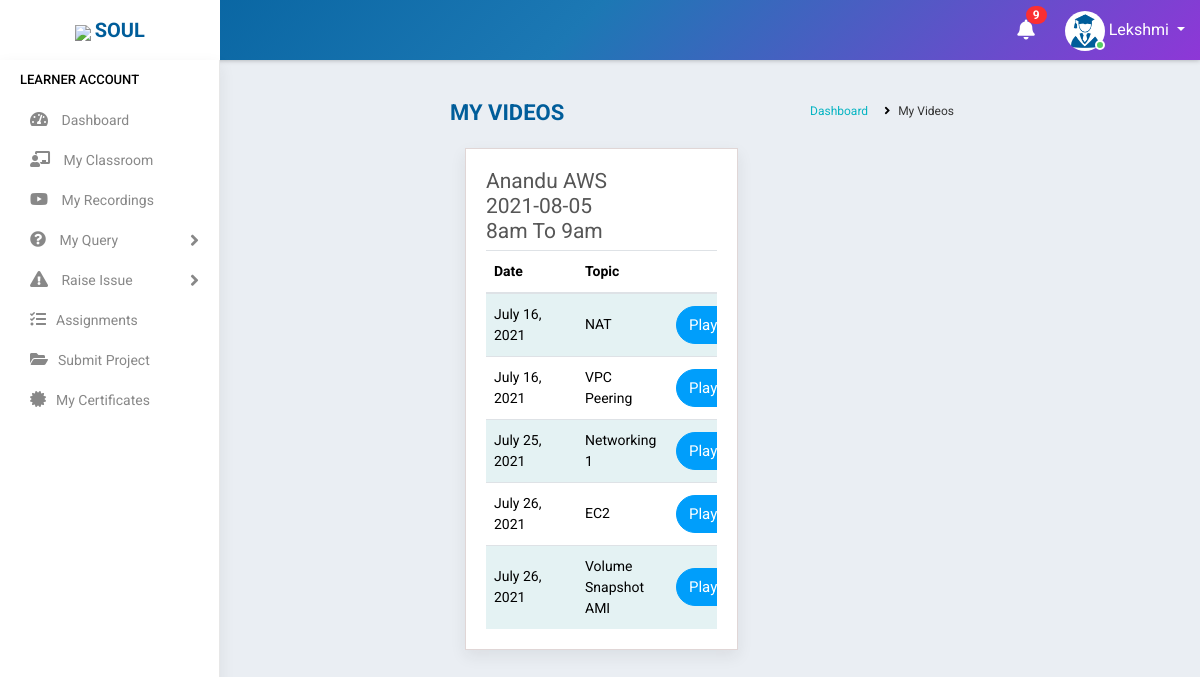
Screenshot of /my_video_list/7/ (signed in) with the database file from the repository.
### accounts/models.py (models this page shows, shortened)
class Student(models.Model):
    state = (
    ('Andhra Pradesh','Andhra Pradesh'),
    ('Arunachal Pradesh','Arunachal Pradesh'),
    ('Assam','Assam'),
    ('Bihar','Bihar'),
    ('Chhattisgarh','Chattisgarh'),
    ('Goa','Goa'),
    ('Gujarat','Gujarat'),
    ('Haryana','Haryana'),
    ('Himachal Pradesh','Himachal Pradesh'),
    ('Jharkhand','Jharkhand'),
    ('Karnataka','Karnataka'),
    ('Kerala','Kerala'),
    ('Madhya Pradesh','Madhya Pradesh'),
    ('Maharashtra','Maharashtra'),
    ('Manipur','Manipur'),
    ('Meghalaya','Meghalaya'),
    ('Mizoram','Mizoram'),
    ('Nagaland','Nagaland'),
    ('Odisha','Odisha'),
    ('Rajasthan','Rajasthan'),
    ('Sikkim','Sikkim'),
    ('Tamil Nadu','Tamil Nadu'),
    ('Telangana','Telangana'),
    ('Tripura','Tripura'),
    ('Uttar Pradesh','Uttar Pradesh'),
    ('Uttarakhand','Uttarakhand'),
    ('West Bengal','West Bengal')
)
    groups = (
    ('AB+', 'AB+'),
    ('AB-', 'AB-'),
    ('A+', 'A+'),
    ('A-', 'A-'),
    ('B+', 'B+'),
    ('B-', 'B-'),
    ('O+', 'O+'),
    ('O-', 'O-'),
    )
    user= models.OneToOneField(User,on_delete=models.CASCADE,null=True,blank=True)
    name = models.CharField(max_length=100,blank=True)
    mobile = models.CharField(max_length=10,blank=True)
    email = models.EmailField(max_length=200,blank=True)
    sex = models.CharField(max_length=10,null=True,choices=(('Male','Male'),('Female','Female')),blank=True)
    dob = models.DateField(null=True, blank=True)
    blood_group = models.CharField(max_length=100,null=True, blank=True,choices=groups)
    house = models.CharField(max_length=100,null=True,blank=True)
    street =models.CharField(max_length=100,null=True,blank=True)
    street2 =models.CharField(max_length=100,null=True,blank=True)
    city = models.CharField(max_length=100,null=True,blank=True)
    state = models.CharField(max_length=100,null=True,choices=state,blank=True)
    course_enrolled = models.CharField(max_length=100,null=True,blank=True)
    now_attending = models.CharField(max_length=100,null=True,blank=True)
    start_date = models.DateField(null=True,blank=True)
    shared = models.BooleanField(default=False,choices=((True, 'Yes'), (False, 'No')),blank=True)
    payment = models.CharField(max_length=10,choices=(('Full','Full'),('Half','Half')),default='Half',blank=True)
    status = models.CharField(max_length=20,choices=(('Active','Active'),('Inactive','Inactive')),default='Active',blank=True)
    profile_pic = models.ImageField(null=True,default="student.jpg")
    total_fees = models.IntegerField(null=True,blank=True)
    fees_paid = models.IntegerField(null=True,blank=True)
    balance = models.IntegerField(null=True,blank=True)

class Batch(models.Model):
    mod_value= [
    ('1', 'Weekday'),
    ('2', 'Weekend')
    ]
    status_value= [
        ('Yet to start', 'Yet to start'),
        ('Ongoing', 'Ongoing'),
        ('Completed', 'Completed'),
    ]
    subject = models.ForeignKey(Courses,on_delete=models.CASCADE,null=True,blank=True)
    trainer = models.ForeignKey(Staff,on_delete=models.CASCADE,null=True,limit_choices_to={'stype':"3"},blank=True)
    timing = models.CharField(max_length=100, null=True,blank=True)
    start_date = models.DateField(null=True,blank=True)
    end_date = models.DateField(null=True,blank=True)
    link = models.CharField(max_length=1000,null=True,blank=True)
    passcode = models.CharField(max_length=100,null=True,blank=True,default="N/A")
    mode = models.CharField(max_length=100,choices=mod_value,default=1,blank=True)
    status = models.CharField(max_length=100,choices=status_value,blank=True,default="Yet to start")
    def __str__(self):
        return "%s %s %s %s" %(self.trainer , self.subject , self.start_date , self.timing)

class Staff(models.Model):
    value= (
    ('1', 'Operations'),
    ('2', 'Sales'),
    ('3', 'Trainer'),
    ('4', 'Admin'),
    )
    state = (
    ('Andhra Pradesh','Andhra Pradesh'),
    ('Arunachal Pradesh','Arunachal Pradesh'),
    ('Assam','Assam'),
    ('Bihar','Bihar'),
    ('Chhattisgarh','Chattisgarh'),
    ('Goa','Goa'),
    ('Gujarat','Gujarat'),
    ('Haryana','Haryana'),
    ('Himachal Pradesh','Himachal Pradesh'),
    ('Jharkhand','Jharkhand'),
    ('Karnataka','Karnataka'),
    ('Kerala','Kerala'),
    ('Madhya Pradesh','Madhya Pradesh'),
    ('Maharashtra','Maharashtra'),
    ('Manipur','Manipur'),
    ('Meghalaya','Meghalaya'),
    ('Mizoram','Mizoram'),
    ('Nagaland','Nagaland'),
    ('Odisha','Odisha'),
    ('Rajasthan','Rajasthan'),
    ('Sikkim','Sikkim'),
    ('Tamil Nadu','Tamil Nadu'),
    ('Telangana','Telangana'),
    ('Tripura','Tripura'),
    ('Uttar Pradesh','Uttar Pradesh'),
    ('Uttarakhand','Uttarakhand'),
    ('West Bengal','West Bengal')
    )
    groups = (
        ('AB+', 'AB+'),
        ('AB-', 'AB-'),
        ('A+', 'A+'),
        ('A-', 'A-'),
        ('B+', 'B+'),
        ('B-', 'B-'),
        ('O+', 'O+'),
        ('O-', 'O-'),
        )
    user = models.OneToOneField(User,on_delete=models.CASCADE,null=True,blank=True)
    name = models.CharField(max_length=100,null=True, blank=True)
    empid = models.CharField(max_length=100,null=True, blank=True)
    mobile = models.CharField(max_length=10,null=True, blank=True)
    email = models.EmailField(max_length=200,null=True, blank=True)
    sex = models.CharField(max_length=10,null=True,choices=(('Male','Male'),('Female','Female')), blank=True)
    dob = models.DateField(null=True, blank=True)
    doj = models.DateField(null=True, blank=True)
    blood_group = models.CharField(max_length=100,null=True, blank=True,choices=groups)
    house = models.CharField(max_length=100,null=True, blank=True)
    street =models.CharField(max_length=100,null=True, blank=True)
    street2 =models.CharField(max_length=100,null=True, blank=True)
    city = models.CharField(max_length=100,null=True, blank=True)
    state = models.CharField(max_length=100,null=True,choices=state, blank=True)
    stype = models.CharField(max_length=100,null=True,choices=value, blank=True)
    status = models.CharField(max_length=20,choices=(('Active','Active'),('Inactive','Inactive')),default='Active')
    profile_pic = models.ImageField(null=True, blank=True,default="student.jpg")
    def __str__(self):
        return self.name

class Courses(models.Model):
    name = models.CharField(max_length=300,null=True)
    fee = models.CharField(max_length=6)
    link = models.CharField(max_length=1000,null=True, blank=True)
    project_file = models.CharField(max_length=1000,null=True,blank=True)
    pic = models.ImageField(null=True, blank=True)
    def __str__(self):
        return self.name

class BatchData(models.Model):
    batch = models.ForeignKey(Batch,on_delete=models.CASCADE,null=True,blank=True)
    topic = models.CharField(max_length=100,null=True, blank=True)
    link = models.CharField(max_length=1000,null=True, blank=True)
    datecreated = models.DateField(null=True,blank=True,auto_now_add=True)

### accounts/views.py (the view)
# urls.py: path('my_video_list/<id>/',VideoList.as_view(),name='my_video_list'),
class VideoList(View):
    def get(self, request,id): #id of batch is passed as parameter
        user=request.user
        if user.is_authenticated:
            try:
                s = Student.objects.get(user=user)
                note = Notification.objects.filter(receiver=user).filter(status="Not Read").order_by('-datetime')
                no_count = note.count()
                batch = Batch.objects.get(id=id)
                scd = StudentCourseData.objects.filter(student=s).filter(batch=batch)
                if scd:
                    batch_data = BatchData.objects.filter(batch=batch)
                    return render(request,'students/video_list.html',{'batch_data':batch_data,'batch':batch,'no_count':no_count,'note':note})
                else:
                    msg = "You are not authorized to access this play list"
                    return render(request,'student/msg.html',{'msg':msg,'no_count':no_count,'note':note})
            except:
                return redirect('home')
        return redirect('logout')

### accounts/templates/students/video_list.html (shortened to what this page needs)
{% extends 'accounts/main.html' %}
    {% block content %}
<div class="main-wrapper">
    {% include 'students/navbar.html' %}
    {% include 'students/sidebar.html' %}
    <div class="page-wrapper">
        <div class="content container-fluid">
            <div class="page-header">
                <div class="row">
                    <div class="col-lg-7 col-md-12 col-sm-12 col-12">
                        <h5 class="text-uppercase">My Videos</h5>
                    </div>
                    <div class="col-lg-5 col-md-12 col-sm-12 col-12">
                        <ul class="list-inline breadcrumb float-right">
                            <li class="list-inline-item"><a href="{% url 'student_dashboard' %}">Dashboard</a></li>
                            <li class="list-inline-item">My Videos</li>
                        </ul>
                    </div>
                </div>
            </div>
            <div class="col-md-7 col-12">
            <div class="content-page">
                <div class="row">
                    <div class="col-sm-8 col-5">
                        <h4 class="page-title">{{batch}}</h4>
                    </div>
                </div>
                                    <div class="table-responsive">
                                        <table class="table table-striped custom-table">
                                            <thead>
                                                <tr>
                                                    <th style="min-width:91px;">Date</th>
                                                    <th style="min-width:91px;">Topic</th>
                                                    <th></th>
                                                </tr>
                                            </thead>
                                            <tbody>
                                                {% for i in batch_data %}
                                                <tr>
                                                    <td>{{i.datecreated}}</td>
                                                    <td>{{i.topic}}</td>
                                                    <td><a href="{% url 'videoplayer' i.id %}" class="btn btn-info" style="border-radius: 80px 80px 80px 80px ;color: white">
                                                        <span style="font-size:15px">Play&nbsp;&nbsp;</span></a></td>
                                                </tr>
                                                {% endfor %}
                                            </tbody>
                                        </table>
                                    </div>
                                    </div>
            </div>
        </div>
    </div>
</div>
{% endblock %}

### accounts/templates/students/navbar.html (shortened to what this page needs)
<div class="header">
    <div class="header-left">
        <a href="https://www.teqstories.com" class="logo">
            <img src="https://www.teqstories.com/assets/images/Blue.png" style="height: 40px;width:auto;">
            <span class="text-uppercase"><b>Soul</b></span>
        </a>
    </div>
    <div class="page-title-box float-left">
    </div>
    <ul class="nav user-menu float-right">
        {% include 'accounts/mini/notify.html' %}
        <li class="nav-item dropdown has-arrow">
            <a href="#" class="dropdown-toggle nav-link user-link" data-toggle="dropdown">
                <span class="user-img"><img class="rounded-circle" src="{{request.user.student.profile_pic.url}}" width="40" height="40" alt="{{request.user.student.name|title}}">
                    <span class="status online"></span></span>
                <span>{{request.user.student.name|title}}</span>
            </a>
        </li>
    </ul>
</div>

### rows the page displays
Batch: trainer+subject+start_date "Anandu AWS 2021-08-05 8am To 9am"
BatchData: datecreated "July 16, 2021", topic "NAT"
BatchData: datecreated "July 16, 2021", topic "VPC Peering"
BatchData: datecreated "July 25, 2021", topic "Networking 1"
BatchData: datecreated "July 26, 2021", topic "EC2"
BatchData: datecreated "July 26, 2021", topic "Volume Snapshot AMI"

### other values shown
{{ no_count }} "9"
{{ request.user.student.name|title }} "Lekshmi"
